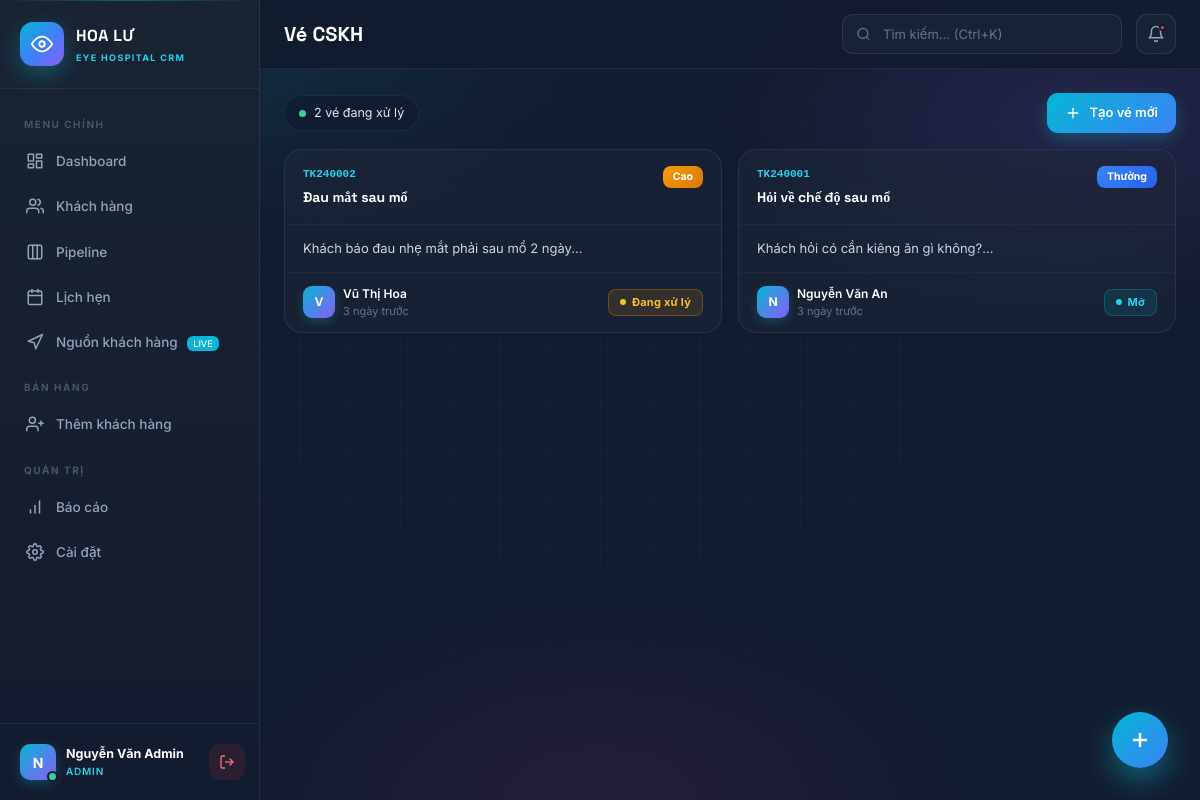
The page /public/index.php?c=ticket (signed in) on the database its author committed.
### tables this page shows
CREATE TABLE `users` (
  `id` int(11) NOT NULL,
  `full_name` varchar(100) NOT NULL,
  `email` varchar(150) NOT NULL,
  `phone` varchar(20) DEFAULT NULL,
  `password` varchar(255) NOT NULL,
  `role` enum('admin','manager','sales','cskh') DEFAULT 'sales',
  `team` varchar(50) DEFAULT NULL,
  `kpi_target` decimal(15,0) DEFAULT 0,
  `is_active` tinyint(1) DEFAULT 1,
  `last_login` datetime DEFAULT NULL,
  `created_at` timestamp NOT NULL DEFAULT current_timestamp()
);

CREATE TABLE `tickets` (
  `id` int(11) NOT NULL,
  `code` varchar(20) DEFAULT NULL,
  `customer_id` int(11) NOT NULL,
  `assigned_to` int(11) DEFAULT NULL,
  `subject` varchar(255) DEFAULT NULL,
  `content` text DEFAULT NULL,
  `priority` enum('low','normal','high','urgent') DEFAULT 'normal',
  `status` enum('open','processing','resolved','closed') DEFAULT 'open',
  `created_at` timestamp NOT NULL DEFAULT current_timestamp(),
  `resolved_at` datetime DEFAULT NULL
);

CREATE TABLE `customers` (
  `id` int(11) NOT NULL,
  `code` varchar(20) DEFAULT NULL,
  `full_name` varchar(100) NOT NULL,
  `phone` varchar(20) NOT NULL,
  `email` varchar(150) DEFAULT NULL,
  `gender` enum('male','female','other') DEFAULT 'other',
  `birth_year` int(11) DEFAULT NULL,
  `address` varchar(255) DEFAULT NULL,
  `city` varchar(100) DEFAULT NULL,
  `source_id` int(11) DEFAULT NULL,
  `assigned_to` int(11) DEFAULT NULL,
  `status` enum('new','contacted','appointment','consulted','surgery','done','lost') DEFAULT 'new',
  `interest` varchar(255) DEFAULT NULL,
  `estimated_value` decimal(15,0) DEFAULT 0,
  `note` text DEFAULT NULL,
  `tags` varchar(255) DEFAULT NULL,
  `last_contact_at` datetime DEFAULT NULL,
  `next_followup_at` datetime DEFAULT NULL,
  `created_by` int(11) DEFAULT NULL,
  `created_at` timestamp NOT NULL DEFAULT current_timestamp(),
  `updated_at` timestamp NOT NULL DEFAULT current_timestamp() ON UPDATE current_timestamp()
);

### core/View.php (called while the page is built)
<?php
class View {
    public static function render($path, $data = []) {
        global $pdo;
        $data['user']      = $data['user']      ?? Auth::user();
        $data['flash']     = $data['flash']     ?? Helper::getFlash();
        $data['appName']   = APP_NAME;
        $data['baseUrl']   = BASE_URL;
        $data['pageTitle'] = $data['pageTitle'] ?? 'Dashboard';
        $data['activePage']= $data['activePage']?? 'dashboard';
        static $sources = null, $users = null;
        if ($sources === null) {
            $sources = $pdo->query("SELECT * FROM sources WHERE is_active = 1 ORDER BY name")->fetchAll();
        }
        if ($users === null) {
            $users = $pdo->query("SELECT id, full_name, role FROM users
                                  WHERE role IN ('sales','manager','admin') AND is_active = 1
                                  ORDER BY full_name")->fetchAll();
        }
        $data['sources'] = $data['sources'] ?? $sources;
        $data['users']   = $data['users']   ?? $users;
        extract($data, EXTR_SKIP);
        require ROOT_PATH . '/app/views/' . $path . '.php';
    }
}

### app/controllers/TicketController.php (called while the page is built, shortened)
<?php
class TicketController {
    public function index() {
        global $pdo;
        $tickets = $pdo->query("
            SELECT t.*, c.full_name customer_name, c.phone customer_phone, u.full_name user_name
            FROM tickets t
            JOIN customers c ON t.customer_id = c.id
            LEFT JOIN users u ON t.assigned_to = u.id
            ORDER BY
                CASE t.priority
                    WHEN 'urgent' THEN 1
                    WHEN 'high' THEN 2
                    WHEN 'normal' THEN 3
                    ELSE 4
                END,
                t.created_at DESC
            LIMIT 100
        ")->fetchAll();
        View::render('tickets/index', [
            'pageTitle' => 'Vé CSKH',
            'activePage' => 'ticket',
            'tickets' => $tickets,
        ]);
    }
}

### public/index.php (called while the page is built, shortened)
<?php
require __DIR__ . '/../config/database.php';
require __DIR__ . '/../core/Helper.php';
require __DIR__ . '/../core/Auth.php';
require __DIR__ . '/../core/View.php';
$a = $_GET['a'] ?? 'index';
$controller = new $class();
$controller->$a();

### core/Auth.php (called while the page is built, shortened)
<?php
class Auth {
    public static function user()  { return $_SESSION['user'] ?? null; }
    public static function role()  { return $_SESSION['user']['role'] ?? null; }
    public static function isManager() { return in_array(self::role(), ['admin', 'manager']); }
}

### core/Helper.php (called while the page is built, shortened)
<?php
class Helper {
    public static function e($s) {
        return htmlspecialchars($s ?? '', ENT_QUOTES, 'UTF-8');
    }
    public static function timeAgo($dt) {
        $diff = time() - strtotime($dt);
        if ($diff < 604800) return floor($diff / 86400) . ' ngày trước';
        return date('d/m/Y', strtotime($dt));
    }
}

### app/views/tickets/index.php (the view, shortened to what this page needs)
<?php
$pageTitle = 'Vé CSKH';
$activePage = 'ticket';
include __DIR__ . '/../layouts/header.php';
$priorityMap = [
  'urgent' => ['Khẩn', 'background:linear-gradient(135deg,#ef4444,#dc2626)'],
  'high'   => ['Cao',  'background:linear-gradient(135deg,#f59e0b,#d97706)'],
  'normal' => ['Thường','background:linear-gradient(135deg,#3b82f6,#2563eb)'],
  'low'    => ['Thấp', 'background:linear-gradient(135deg,#64748b,#475569)'],
];
$statusMap = [
  'open'       => ['Mở', 'badge-new'],
  'processing' => ['Đang xử lý', 'badge-appointment'],
  'resolved'   => ['Đã giải quyết', 'badge-surgery'],
  'closed'     => ['Đã đóng', 'badge-contacted'],
];
?>
<div class="flex items-center justify-between mb-4">
  <div class="quick-pill"><span class="dot-live"></span><?= count($tickets) ?> vé đang xử lý</div>
  <a href="?c=ticket&a=create" class="btn btn-primary ripple">
    <svg viewBox="0 0 24 24"><line x1="12" y1="5" x2="12" y2="19"/><line x1="5" y1="12" x2="19" y2="12"/></svg>
    Tạo vé mới
  </a>
</div>
<div class="grid-3" style="grid-template-columns:repeat(auto-fill,minmax(340px,1fr));">
  <?php foreach ($tickets as $i => $t):
    $p = $priorityMap[$t['priority']] ?? $priorityMap['normal'];
    $s = $statusMap[$t['status']] ?? $statusMap['open'];
  ?>
    <div class="card gsap-fade" style="animation-delay:<?= $i*.04 ?>s">
      <div style="padding:16px 18px;border-bottom:1px solid rgba(148,163,184,.06);display:flex;justify-content:space-between;align-items:flex-start;">
        <div>
          <div style="font-family:monospace;font-size:11px;color:#22d3ee;font-weight:600;"><?= Helper::e($t['code']) ?></div>
          <div style="font-family:'Space Grotesk';font-weight:700;color:#fff;font-size:14px;margin-top:4px;"><?= Helper::e($t['subject']) ?></div>
        </div>
        <span style="padding:3px 10px;border-radius:8px;font-size:10.5px;font-weight:700;color:#fff;<?= $p[1] ?>"><?= $p[0] ?></span>
      </div>
      <div style="padding:14px 18px;font-size:13px;color:#cbd5e1;line-height:1.5;">
        <?= Helper::e(mb_substr($t['content'] ?? '', 0, 100)) ?>...
      </div>
      <div style="padding:12px 18px;border-top:1px solid rgba(148,163,184,.06);display:flex;justify-content:space-between;align-items:center;font-size:12px;">
        <div style="display:flex;align-items:center;gap:8px;">
          <div class="ava ava-sm"><?= mb_substr($t['customer_name'], 0, 1) ?></div>
          <div>
            <div style="color:#fff;font-weight:600;"><?= Helper::e($t['customer_name']) ?></div>
            <div style="color:#64748b;font-size:11px;"><?= Helper::timeAgo($t['created_at']) ?></div>
          </div>
        </div>
        <span class="badge <?= $s[1] ?>"><span class="bdot"></span><?= $s[0] ?></span>
      </div>
    </div>
  <?php endforeach; ?>
</div>
<?php include __DIR__ . '/../layouts/footer.php'; ?>

### app/views/layouts/header.php (shortened to what this page needs)
<?php
$user = Auth::user();
$initials = $user ? mb_substr($user['full_name'], 0, 1) : '?';
$active = $activePage ?? 'dashboard';
?>
<!DOCTYPE html>
<html lang="vi">
<head>
</head>
<body>
  <div class="aurora"></div>
  <div class="cursor-glow" id="cursorGlow"></div>
  <div class="app">
    <aside class="sb" id="sb">
      <div class="sb-brand">
        <div class="sb-logo">
          <svg viewBox="0 0 24 24">
            <path d="M1 12s4-8 11-8 11 8 11 8-4 8-11 8-11-8-11-8z" />
            <circle cx="12" cy="12" r="3" />
          </svg>
        </div>
        <div class="sb-brand-txt">
          <strong>HOA LƯ</strong>
          <small>EYE HOSPITAL CRM</small>
        </div>
      </div>
      <nav class="sb-nav">
        <div class="sb-section">Menu chính</div>
        <a href="?c=dashboard" class="sb-link <?= $active === 'dashboard' ? 'active' : '' ?>">
          <svg viewBox="0 0 24 24">
            <rect x="3" y="3" width="7" height="9" />
            <rect x="14" y="3" width="7" height="5" />
            <rect x="14" y="12" width="7" height="9" />
            <rect x="3" y="16" width="7" height="5" />
          </svg>
          <span>Dashboard</span>
        </a>
        <a href="?c=customer" class="sb-link <?= $active === 'customer' ? 'active' : '' ?>">
          <svg viewBox="0 0 24 24">
            <path d="M17 21v-2a4 4 0 0 0-4-4H5a4 4 0 0 0-4 4v2" />
            <circle cx="9" cy="7" r="4" />
            <path d="M23 21v-2a4 4 0 0 0-3-3.87" />
            <path d="M16 3.13a4 4 0 0 1 0 7.75" />
          </svg>
          <span>Khách hàng</span>
        </a>
        <a href="?c=pipeline" class="sb-link <?= $active === 'pipeline' ? 'active' : '' ?>">
          <svg viewBox="0 0 24 24">
            <rect x="3" y="3" width="18" height="18" rx="2" />
            <path d="M9 3v18M15 3v18" />
          </svg>
          <span>Pipeline</span>
        </a>
        <a href="?c=appointment" class="sb-link <?= $active === 'appointment' ? 'active' : '' ?>">
          <svg viewBox="0 0 24 24">
            <rect x="3" y="4" width="18" height="18" rx="2" />
            <line x1="16" y1="2" x2="16" y2="6" />
            <line x1="8" y1="2" x2="8" y2="6" />
            <line x1="3" y1="10" x2="21" y2="10" />
          </svg>
          <span>Lịch hẹn</span>
        </a>
        <a href="?c=khamdoan" class="sb-link <?= $active === 'khamdoan' ? 'active' : '' ?>">
          <svg viewBox="0 0 24 24">
            <path d="M3 11l19-9-9 19-2-8-8-2z" />
          </svg>
          <span>
            Nguồn khách hàng
            <span style="background:#06b6d4;color:#fff;font-size:9px;padding:2px 6px;border-radius:6px;margin-left:6px;">LIVE</span>
          </span>
        </a>
        <div class="sb-section">Bán hàng</div>
        <a href="?c=customer&a=create" class="sb-link">
          <svg viewBox="0 0 24 24">
            <path d="M16 21v-2a4 4 0 0 0-4-4H5a4 4 0 0 0-4 4v2" />
            <circle cx="8.5" cy="7" r="4" />
            <line x1="20" y1="8" x2="20" y2="14" />
            <line x1="23" y1="11" x2="17" y2="11" />
          </svg>
          <span>Thêm khách hàng</span>
        </a>
        <?php if (Auth::isManager()): ?>
          <div class="sb-section">Quản trị</div>
          <a href="?c=report" class="sb-link <?= $active === 'report' ? 'active' : '' ?>">
            <svg viewBox="0 0 24 24">
              <line x1="12" y1="20" x2="12" y2="10" />
              <line x1="18" y1="20" x2="18" y2="4" />
              <line x1="6" y1="20" x2="6" y2="16" />
            </svg>
            <span>Báo cáo</span>
          </a>
          <a href="?c=setting" class="sb-link <?= $active === 'setting' ? 'active' : '' ?>">
            <span>Cài đặt</span>
          </a>
        <?php endif; ?>
      </nav>
      <div class="sb-foot">
        <div class="sb-user">
          <div class="sb-ava"><?= $initials ?></div>
          <div class="sb-user-info">
            <strong><?= Helper::e($user['full_name']) ?></strong>
            <small><?= $user['role'] ?></small>
          </div>
        </div>
        <a href="?c=auth&a=logout" class="sb-logout" data-tip="Đăng xuất">
          <svg viewBox="0 0 24 24">
            <path d="M9 21H5a2 2 0 0 1-2-2V5a2 2 0 0 1 2-2h4" />
            <polyline points="16 17 21 12 16 7" />
            <line x1="21" y1="12" x2="9" y2="12" />
          </svg>
        </a>
      </div>
    </aside>
    <main class="main">
      <header class="top">
        <h1 class="top-title"><?= Helper::e($pageTitle ?? 'Dashboard') ?></h1>
        <div class="top-search" onclick="openCmdk()">
          <svg viewBox="0 0 24 24">
            <circle cx="11" cy="11" r="8" />
            <path d="m21 21-4.35-4.35" />
          </svg>
          <input type="text" placeholder="Tìm kiếm... (Ctrl+K)" readonly>
        </div>
        <button class="top-btn" onclick="toggleNoti()" data-tip="Thông báo">
          <svg viewBox="0 0 24 24">
            <path d="M18 8A6 6 0 0 0 6 8c0 7-3 9-3 9h18s-3-2-3-9" />
            <path d="M13.73 21a2 2 0 0 1-3.46 0" />
          </svg>
          <span class="dot"></span>
        </button>
      </header>
      <div class="body">

### rows shown on the page
users: full_name "N", full_name "Nguyễn Văn Admin", role "ADMIN"
tickets: code "TK240002", subject "Đau mắt sau mổ", priority "Cao", content "Khách báo đau nhẹ mắt phải sau mổ 2 ngày", customer.full_name "V", customer.full_name "Vũ Thị Hoa", created_at "3 ngày trước", s "Đang xử lý"
tickets: code "TK240001", subject "Hỏi về chế độ sau mổ", priority "Thường", content "Khách hỏi có cần kiêng ăn gì không?", customer.full_name "N", customer.full_name "Nguyễn Văn An", created_at "3 ngày trước", s "Mở"

### other values the page prints
Helper::e($pageTitle ?? 'Dashboard') "Vé CSKH"
count($tickets) "2"
